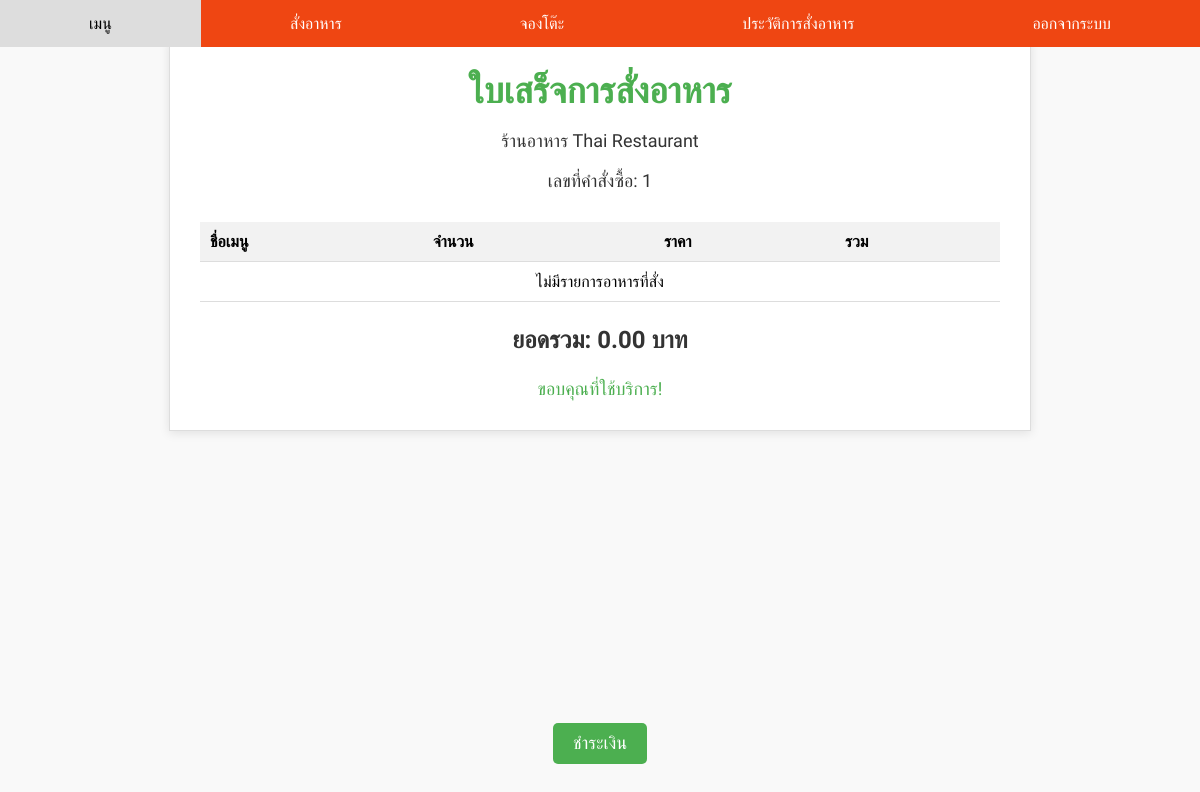
Before: /OrderMenu.php (signed in) with the older database file.
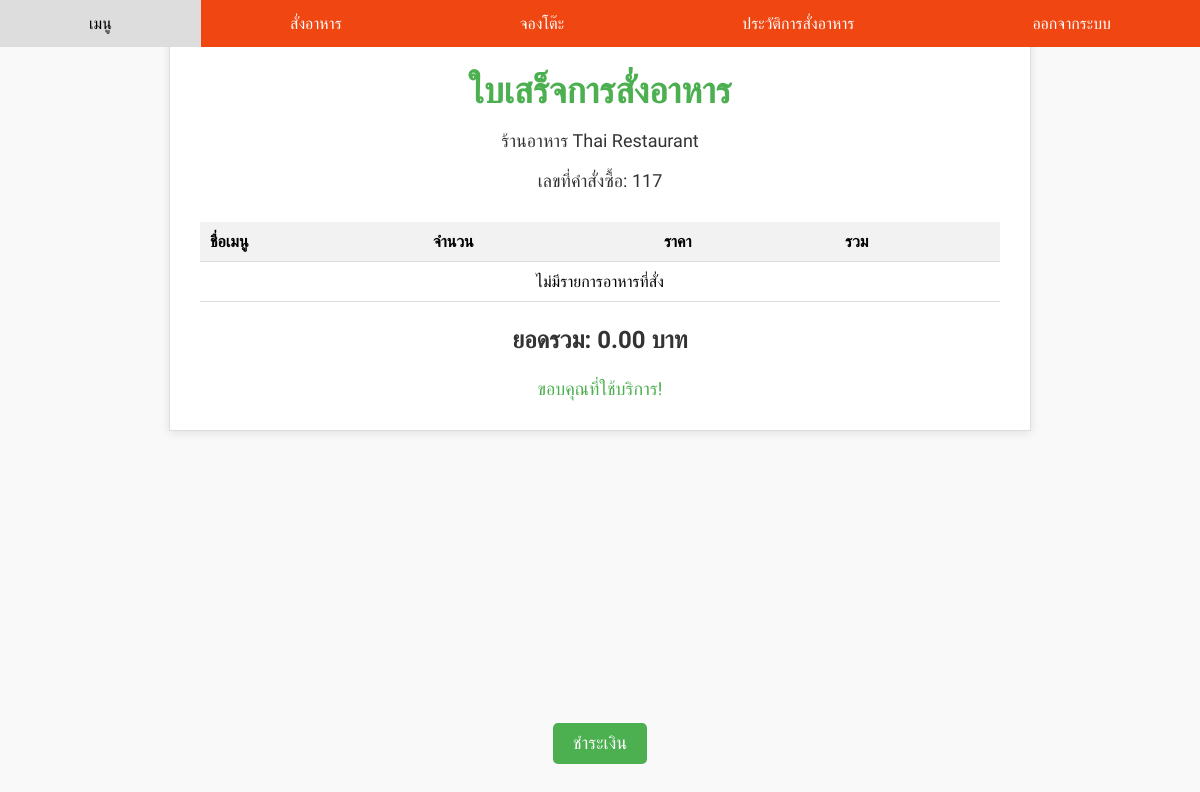
After: the same page with the newer database file.
### tables this page shows
CREATE TABLE `orders` (
  `Order_id` int(10) NOT NULL,
  `User_id` varchar(20) NOT NULL,
  `Total_price` int(10) NOT NULL,
  `Time` time NOT NULL
);

### OrderMenu.php (the view, shortened to what this page needs)
<?php
$conn = new mysqli("localhost", "root", "", "thai_restaurant");
$orderID = null;
$sql = "SELECT order_id FROM orders WHERE User_id = ? ORDER BY order_id DESC LIMIT 1";
$stmt = $conn->prepare($sql);
$stmt->bind_param("i", $_SESSION['user_id']);
$stmt->execute();
$stmt->bind_result($orderID);
?>
<!DOCTYPE html>
<html lang="th">
<head>
    <link rel="stylesheet" href="css/styleOrder.css">
</head>
<body>
    <div class="navbar">
        <a href="menu.php">เมนู</a>
        <a href="reserveMenu.php">สั่งอาหาร</a>
        <a href="Reserve.php">จองโต๊ะ</a>
        <a href="orderHistory.php">ประวัติการสั่งอาหาร</a>
        <a href="Logout.php">ออกจากระบบ</a>
    </div>
    <div class="receipt-container">
        <div class="receipt-header">
            <h1>ใบเสร็จการสั่งอาหาร</h1>
            <p>ร้านอาหาร Thai Restaurant</p>
            <p>เลขที่คำสั่งซื้อ: <?php echo $orderID ? $orderID : "ไม่ระบุ"; ?></p>
        </div>
        <table class="receipt-table">
            <thead>
                <tr>
                    <th>ชื่อเมนู</th>
                    <th>จำนวน</th>
                    <th>ราคา</th>
                    <th>รวม</th>
                </tr>
            </thead>
            <tbody>
                <?php if (!empty($selectedItems)): ?>
                    <?php foreach ($selectedItems as $item): ?>
                    <tr>
                        <td><?php
                            $menuId = $item['menu_id'];
                            $sql = "SELECT Name_menu FROM menu WHERE Menu_id = ?";
                            $stmt = $conn->prepare($sql);
                            $stmt->bind_param("i", $menuId);
                            $stmt->execute();
                            $stmt->bind_result($name);
                            $stmt->fetch();
                            echo $name;
                            $stmt->close();
                        ?></td>
                        <td><?php echo $item['quantity']; ?> ชิ้น</td>
                        <td><?php
                            $sql = "SELECT Price_menu FROM menu WHERE Menu_id = ?";
                            $stmt = $conn->prepare($sql);
                            $stmt->bind_param("i", $menuId);
                            $stmt->execute();
                            $stmt->bind_result($price);
                            $stmt->fetch();
                            echo number_format($price, 2);
                            $stmt->close();
                        ?> บาท</td>
                        <td><?php echo number_format($item['quantity'] * $price, 2); ?> บาท</td>
                    </tr>
                    <?php endforeach; ?>
                <?php else: ?>
                    <tr>
                        <td colspan="4" style="text-align: center;">ไม่มีรายการอาหารที่สั่ง</td>
                    </tr>
                <?php endif; ?>
            </tbody>
        </table>
        <div class="receipt-footer">
        <h3>ยอดรวม: <?php echo number_format($totalAmount, 2); ?> บาท</h3>
        <p>ขอบคุณที่ใช้บริการ!</p>
        <div class="order-button-container">
            <form action="payment.php" method="POST">
                <button type="submit" class="order-btn">ชำระเงิน</button>
            </form>
        </div>
    </div>
    </div>
</body>
</html>

### css/styleOrder.css (style rules this page uses)
body { font-family: 'Krub', sans-serif; background-color: #f9f9f9; margin: 0; padding: 20px; }
.navbar { background-color: rgb(239, 70, 18); overflow: hidden; position: fixed; top: 0; left: 0; width: 100%; display: flex; justify-content: center; z-index: 999; }
.navbar a { display: block; color: white; text-align: center; padding: 14px 20px; text-decoration: none; flex-grow: 1; }
.receipt-container { background-color: white; border: 1px solid #ddd; padding: 30px; max-width: 800px; margin: auto; box-shadow: 0 2px 10px rgba(0, 0, 0, 0.1); }
.receipt-header { text-align: center; margin-bottom: 30px; }
.receipt-header h1 { font-size: 36px; color: #4CAF50; margin: 0; }
.receipt-header p { font-size: 18px; color: #333; }
.receipt-table { width: 100%; border-collapse: collapse; margin-bottom: 20px; }
.receipt-table th, .receipt-table td { text-align: left; padding: 10px; border-bottom: 1px solid #ddd; }
.receipt-table th { background-color: #f2f2f2; font-weight: bold; }
.receipt-footer { text-align: center; margin-top: 20px; }
.receipt-footer h3 { font-size: 24px; color: #333; }
.receipt-footer p { font-size: 18px; color: #4CAF50; margin: 0; }

### OrderMenu.php (style rules this page uses)
.order-button-container { position: fixed; bottom: 20px; left: 50%; transform: translateX(-50%); z-index: 1000; }
.order-btn { padding: 10px 20px; font-size: 18px; background-color: #4CAF50; color: white; border: none; border-radius: 5px; cursor: pointer; }
body { font-family: 'Krub', sans-serif; }

Changed rows visible on the page:
removed orders: Order_id "1"
added orders: Order_id "117"
